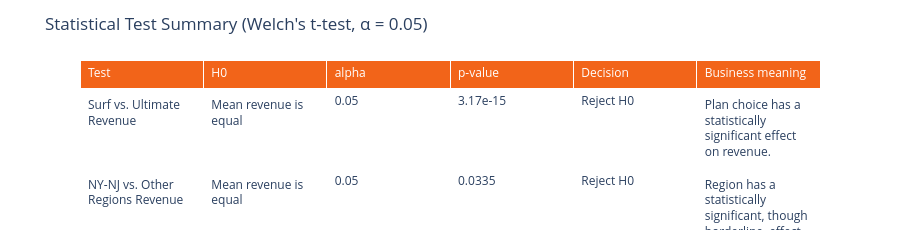

Source (notebook cell):
### Markdown cell above
### G. Statistical Test Results

### Code cell
test_summary = pd.DataFrame({
    'Test': ['Surf vs. Ultimate Revenue', 'NY-NJ vs. Other Regions Revenue'],
    'H0': ['Mean revenue is equal', 'Mean revenue is equal'],
    'alpha': [0.05, 0.05],
    'p-value': ['3.17e-15', '0.0335'],
    'Decision': ['Reject H0', 'Reject H0'],
    'Business meaning': [
        'Plan choice has a statistically significant effect on revenue.',
        'Region has a statistically significant, though borderline, effect on revenue.',
    ],
})

stats_fig = go.Figure(data=[go.Table(
    header=dict(values=list(test_summary.columns), fill_color=PLAN_COLORS['ultimate'],
                font=dict(color='white', size=12), align='left'),
    cells=dict(values=[test_summary[c] for c in test_summary.columns],
               fill_color='white', align='left', height=28),
)])
stats_fig.update_layout(title="Statistical Test Summary (Welch's t-test, \u03b1 = 0.05)",
                         height=220, margin=dict(t=60, b=10))
stats_fig

### Figure 1 — Plotly figure (JSON) as saved in the notebook; plotly's stock layout.template omitted (floating-point values rounded to 4 significant figures)
{"data": [{"cells": {"align": "left", "fill": {"color": "white"}, "height": 28, "values": [["Surf vs. Ultimate Revenue", "NY-NJ vs. Other Regions Revenue"], ["Mean revenue is equal", "Mean revenue is equal"], [0.05, 0.05], ["3.17e-15", "0.0335"], ["Reject H0", "Reject H0"], ["Plan choice has a statistically significant effect on revenue.", "Region has a statistically significant, though borderline, effect on revenue."]]}, "header": {"align": "left", "fill": {"color": "#F26419"}, "font": {"color": "white", "size": 12}, "values": ["Test", "H0", "alpha", "p-value", "Decision", "Business meaning"]}, "type": "table"}], "layout": {"height": 220, "margin": {"b": 10, "t": 60}, "title": {"text": "Statistical Test Summary (Welch's t-test, α = 0.05)"}}}
